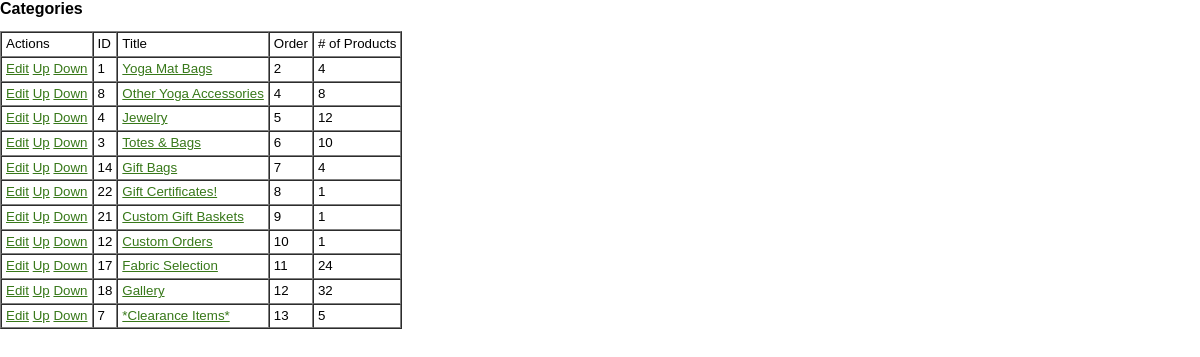
The page /original_site/admin/categories.php on the database its author committed.
### tables this page shows
CREATE TABLE `categories` (
  `catID` int(10) unsigned NOT NULL AUTO_INCREMENT,
  `title` varchar(255) DEFAULT NULL,
  `description` longtext DEFAULT NULL,
  `orderIndex` int(11) NOT NULL DEFAULT 0,
  PRIMARY KEY (`catID`)
);

### original_site/admin/adminfunc.php.inc (the view, shortened to what this page needs)
        <?
function listCategories() {
    $qryCategories = "SELECT categories.catID, categories.title, categories.description, categories.orderIndex,count( products.prodID ) as numProducts
                      FROM categories LEFT JOIN products ON categories.catID = products.category
                      GROUP BY categories.catID, categories.title, categories.description
                      ORDER BY categories.orderIndex ASC";
    if (! $result = mysql_query($qryCategories)) {
        echo "An error occurred while querying the categories table.<br>";
        echo "MySQL returned: ".mysql_error();
        exit;
    }
    echo "<table border=1 cellpadding=4 cellspacing=0>";
    echo "<tr><td>Actions</td><td>ID</td><td>Title</td><td>Order</td><td># of Products</td></tr>";
    while($row = mysql_fetch_assoc($result)) {
        ?>
        <tr>
            <td><a href="editcat.php?id=<? echo $row['catID']; ?>">Edit</a>
        	<a href="reorder.php?catID=<? echo $row['catID']; ?>&direction=up&type=category">Up</a>
        	<a href="reorder.php?catID=<? echo $row['catID']; ?>&direction=down&type=category">Down</a>
            </td>
            <td><? echo $row['catID']; ?></td>
            <td><a href="showcat.php?id=<? echo $row['catID'];?>"><? echo $row['title']; ?></a></td>
            <td><? echo $row['orderIndex']; ?></td>
            <td><? echo $row['numProducts']; ?></td>
        </tr>
        <?
    }
    echo "</table>";
}
    ?>

### original_site/main.css (style rules this page uses)
body { background: #FFFFFF; color: #000000; margin-left: 0%; margin-right: 5%; font-style: normal; font-family: tahoma,arial,serif; }
ul, dl, p, td, th, li, dt, dd, div { color: #000000; font-style: normal; line-height: 110%; font-family: tahoma, sans-serif; font-size: 10pt; }
a:link, a:visited { color: #377819; }

### rows shown on the page
categories: catID "1", title "Yoga Mat Bags", orderIndex "2", numProducts "4"
categories: catID "8", title "Other Yoga Accessories", orderIndex "4", numProducts "8"
categories: catID "4", title "Jewelry", orderIndex "5", numProducts "12"
categories: catID "3", title "Totes & Bags", orderIndex "6", numProducts "10"
categories: catID "14", title "Gift Bags", orderIndex "7", numProducts "4"
categories: catID "22", title "Gift Certificates!", orderIndex "8", numProducts "1"
categories: catID "21", title "Custom Gift Baskets", orderIndex "9", numProducts "1"
categories: catID "12", title "Custom Orders", orderIndex "10", numProducts "1"
categories: catID "17", title "Fabric Selection", orderIndex "11", numProducts "24"
categories: catID "18", title "Gallery", orderIndex "12", numProducts "32"
categories: catID "7", title "*Clearance Items*", orderIndex "13", numProducts "5"
